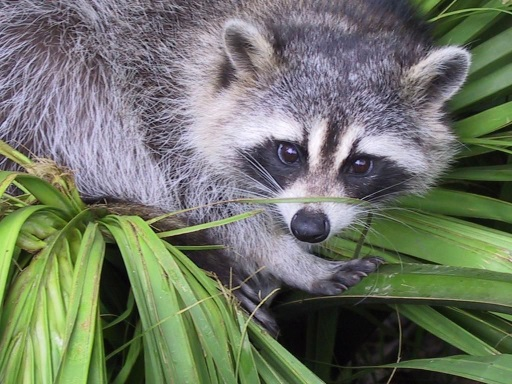
#> input picture pixelize/raccoon.jpg, 512 x 384 px, found by its file name
$ jupyter execute kernels.ipynb
#> lines starting #> are read from the running program, lines starting #| are printed output that depends on the picture
# `Mean Filter`
----

[cell 1]
import numpy as np
from numpy.typing import NDArray
from typing import TypeVar

F = TypeVar("F", float, np.floating)

def _mean_fil(image: NDArray[F], size: int = 3) -> NDArray[F]:
    """
    Applies a mean (box) filter to an image.

    Parameters:
    -----------
    image : NDArray[F]
        A 2D NumPy array representing the grayscale image.
    size : int, default=3
        The size of the mean filter kernel (must be an odd number).

    Returns:
    --------
    NDArray[F]
        The filtered image after applying the mean filter.

    Notes:
    ------
    - Uses a box filter (all ones kernel) of size `size × size`.
    - Computes the mean of each region using a convolution-like approach.
    - Uses zero-padding to maintain image dimensions.
    - Works only on grayscale images.
    """
#> called with image = array of shape (5, 5), size = 3

    if size % 2 == 0 or size < 1:
        raise ValueError("Kernel size must be an odd positive integer.")

    # Get image dimensions
    image_y, image_x = image.shape

    # Compute padding size
    pad = size // 2

    # Apply zero-padding to the image
    padded_image = np.pad(image, pad_width = ((pad, pad), (pad, pad)), mode = 'constant', constant_values = 0)

    # Initialize output image
    filtered_image = np.zeros_like(image, dtype = np.float32)

    # Define kernel (uniform filter)
    kernel = np.ones((size, size), dtype = np.float32) / (size**2)

    # Perform mean filtering using vectorized slicing
    for y in range(size):
        for x in range(size):
            filtered_image += padded_image[y : y + image_y, x : x + image_x] * kernel[y, x]

    return filtered_image

if __name__ == "__main__":

    matrix = np.array([
        [10, 11, 9, 25, 22],
        [8, 10, 9, 26, 28],
        [9, 99, 9, 24, 25],
        [11, 11, 12, 23, 22],
        [10, 11, 9, 22, 25]
    ], dtype = np.float32)

    filtered_matrix = _mean_fil(matrix, size = 3)
    print("Filtered Image:\n", filtered_matrix)

# `Median Filter`
----

[cell 2]
import numpy as np
from numpy.typing import NDArray
from typing import TypeVar

F = TypeVar("F", float, np.floating)

def _median_fil(image: NDArray[F], kernel_size: int) -> NDArray[F]:
    """
    Applies a median filter to an image.

    Parameters:
    -----------
    image : NDArray[F]
        A 2D NumPy array representing the grayscale image.
    kernel_size : int
        The size of the median filter kernel (must be an odd number).

    Returns:
    --------
    NDArray[F]
        The filtered image after applying the median filter.

    Notes:
    ------
    - The median filter replaces each pixel with the **median** value of its surrounding pixels.
    - Works best for **removing salt-and-pepper noise**.
    - Uses **zero-padding** to maintain image dimensions.
    - Works only on **grayscale images**.
    """
#> called with image = array of shape (5, 5), kernel_size = 3

    if kernel_size % 2 == 0 or kernel_size < 1:
        raise ValueError("Kernel size must be an odd positive integer.")

    # Get image dimensions
    image_y, image_x = image.shape

    # Compute padding size
    pad = kernel_size // 2

    # Apply zero-padding to the image
    padded_image = np.pad(image, pad_width = ((pad, pad), (pad, pad)), mode = 'constant', constant_values = 0)

    # Initialize output image
    filtered_image = np.zeros_like(image, dtype = np.float32)

    # Perform median filtering using a sliding window
    for y in range(image_y):
        for x in range(image_x):
            # Extract window
            window = padded_image[y : y + kernel_size, x : x + kernel_size]
            # Apply median filtering
            filtered_image[y, x] = np.median(window)
#> further down, image is the input picture: shape (384, 512, 3); mean B, G, R 102.2, 117.9, 110.8

    return filtered_image


if __name__ == "__main__":
    matrix = np.array([
        [10, 11, 9, 25, 22],
        [8, 10, 9, 26, 28],
        [9, 99, 9, 24, 25],
        [11, 11, 12, 23, 22],
        [10, 11, 9, 22, 25]
    ], dtype = np.float32)

    filtered_matrix = _median_fil(matrix, kernel_size = 3)
    print("Filtered Image:\n", filtered_matrix)

# `Pixelize`
----

[cell 3]
import numpy as np
from numpy.typing import NDArray
from typing import TypeVar, Literal

I = TypeVar("I", bound = np.integer)

def pixelize(image: NDArray[I], bit: Literal[16, 32, 64] = 32) -> NDArray[I]:
    """
    Reduces the resolution of an image by averaging color values in square pixel blocks.

    This function divides an image into non-overlapping pixel blocks (kernels) and
    replaces each block with the average color of its pixels. The result is a pixelated
    version of the input image.

    Parameters:
    -----------
    image : np.ndarray
        The input image as a NumPy array with shape (height, width, channels).
        Must be a 3D array representing an RGB image.
    bit : int, optional
        The size of the pixel blocks in pixels (default: 32). Higher values increase
        the pixelation effect.

    Returns:
    --------
    np.ndarray
        The pixelized image as a NumPy array with the same shape as the input.

    Notes:
    ------
    - The function assumes the image has three color channels (RGB).
    - If the image dimensions are not exactly divisible by `bit`, the last pixels may
      be averaged over a smaller region.
    """
#> called with bit = 32

    image_y, image_x, _ = image.shape
#> image_y = 384; image_x = 512
    kernel_y, kernel_x = image_y // bit, image_x // bit
#> kernel_y = 12; kernel_x = 16
    pixelized_image = np.zeros_like(a = image, dtype = np.uint8)

    for y in range(0, image_y, kernel_y):
        for x in range(0, image_x, kernel_x):
            # kernel
            pixel_window = image[y : y + kernel_y, x : x + kernel_x]
            pixel_color = pixel_window.mean(axis = (0, 1), dtype = int)
            # fill pixel with averaged color
            pixelized_image[y : y + kernel_y, x : x + kernel_x] = pixel_color
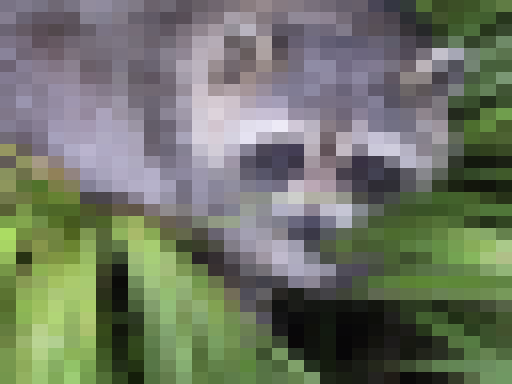
#> pixelized_image: shape (384, 512, 3); mean R, G, B 110.3, 117.4, 101.7

    return np.clip(pixelized_image, 0, 255).astype(dtype = np.int32)
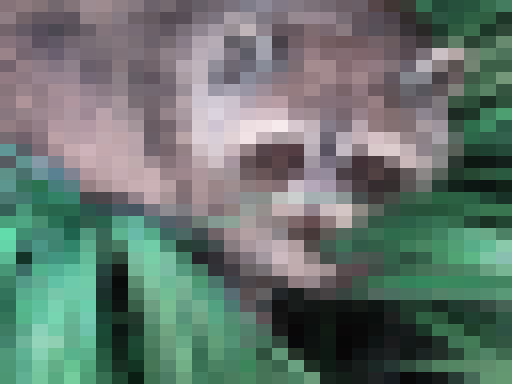
#> returned value: shape (384, 512, 3) int32; mean of channels 0, 1, 2 110.3, 117.4, 101.7; drawn as B, G, R


if __name__ == "__main__":
    import cv2  # OpenCV for image handling
    import matplotlib.pyplot as plt

    # Load an image
    image = cv2.imread("pixelize/raccoon.jpg")  # Read as BGR
    image = cv2.cvtColor(image, cv2.COLOR_BGR2RGB)  # Convert to RGB

    # Apply pixelization with a 32x32 block size
    pixelated_image = pixelize(image, bit = 32)

    # Display the result
    plt.imshow(pixelated_image)
    plt.axis("off")
    plt.show()

$ run again, with pixelize/beach.jpg copied over pixelize/raccoon.jpg
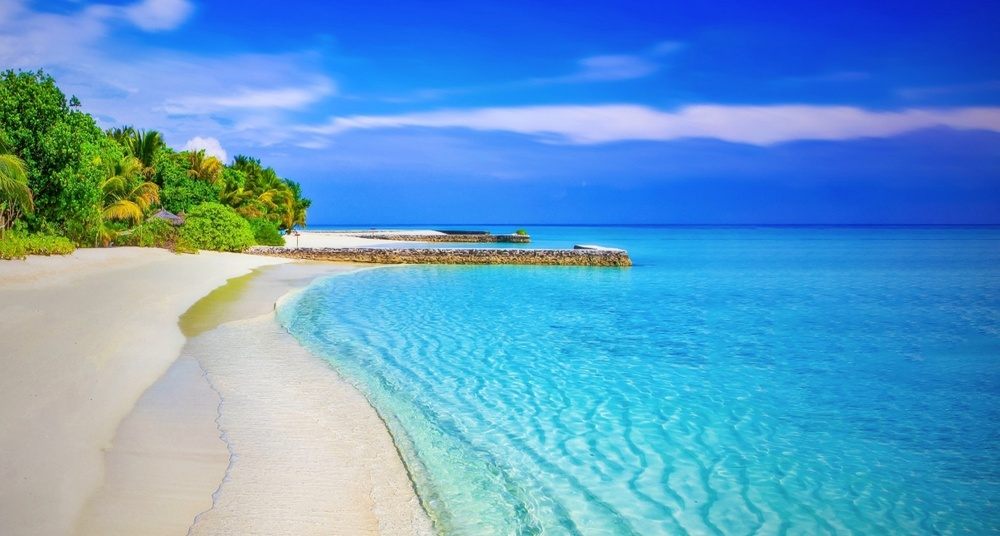
#> input picture pixelize/beach.jpg, 1000 x 536 px, shrunk from 1400 x 750 before the run, found by its file name
#> image is the input picture: shape (536, 1000, 3); mean B, G, R 201.8, 156.3, 94.5
#> after the loop in pixelize, `for y in range(0, image_y, kernel_y):`:
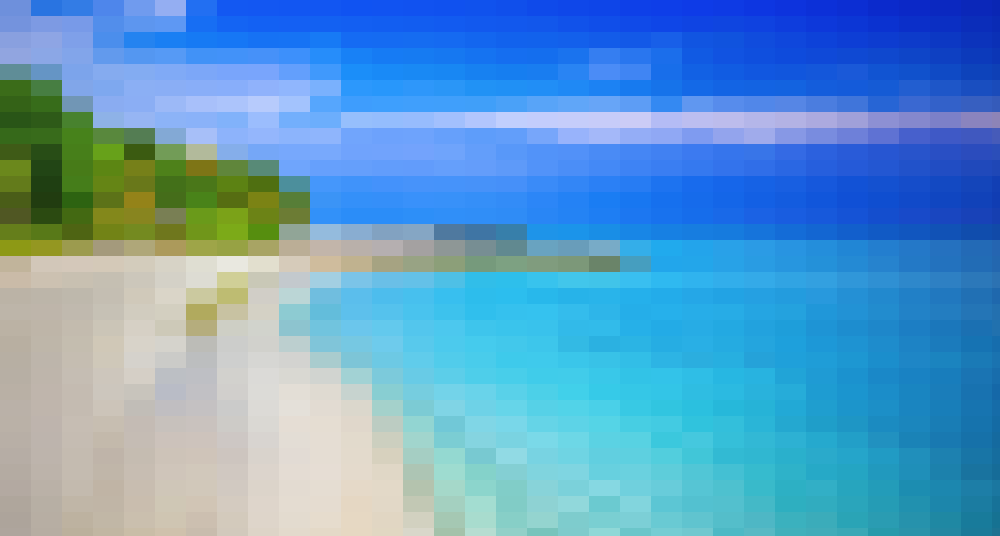
#> pixelized_image: shape (536, 1000, 3); mean R, G, B 94, 155.8, 201.3
#> in pixelize, `return np.clip(pixelized_image, 0, 255).astype(dtype = np.int32)`:
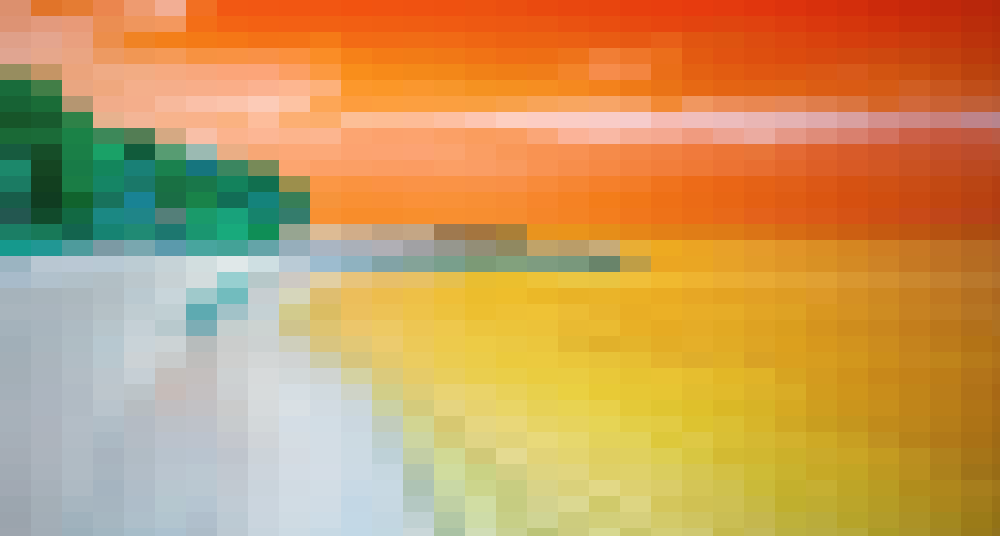
#> returned value: shape (536, 1000, 3) int32; mean of channels 0, 1, 2 94, 155.8, 201.3; drawn as B, G, R
